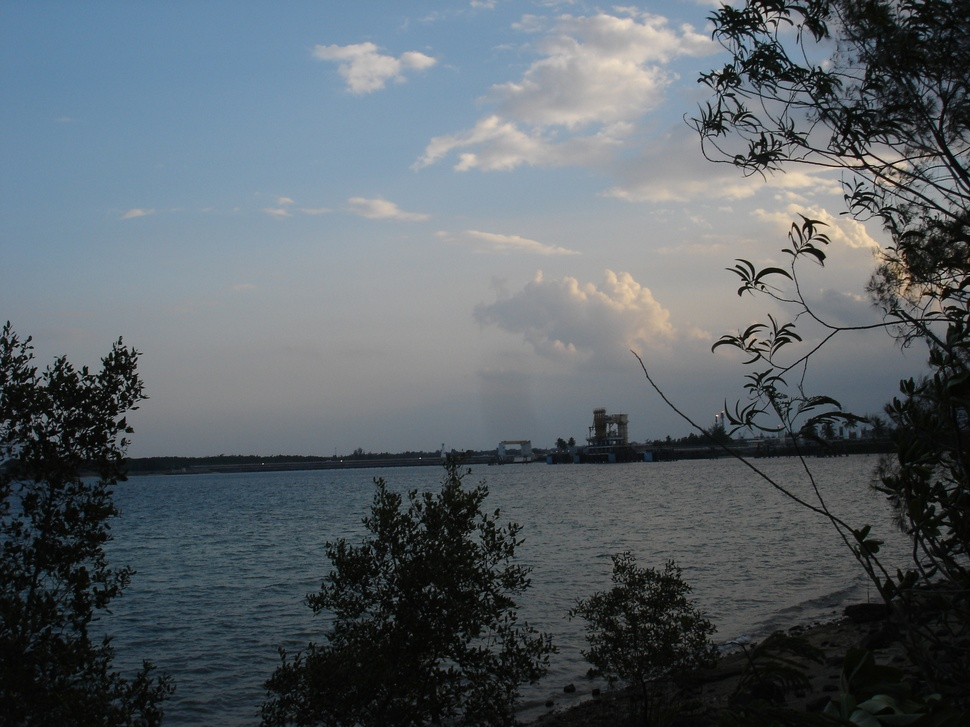
#> input picture gambar_kontras_rendah.JPG, 970 x 727 px, shrunk from 2592 x 1944 before the run, found by its file name
$ python 'tugas 2 pcv.py'
#> lines starting #> are read from the running program, lines starting #| are printed output that depends on the picture; after the words box and inside, x2 and y2 are one past the last pixel; in counts of white or black regions, pixels touching at a corner belong together
"""
2-ti-eq.py
=========================================================
TRANSFORMASI INTENSITAS & EKUALISASI HISTOGRAM
=========================================================
Aturan tugas: DILARANG memakai fungsi bawaan package untuk
proses pengolahan citranya. Artinya TIDAK memakai:
    - cv2.equalizeHist()
    - cv2.LUT()
    - cv2.convertScaleAbs()
    - np.histogram() / np.bincount()
    - cv2.cvtColor() untuk grayscale
Semua transformasi & histogram dihitung manual pakai numpy
array + operasi matematika dasar. cv2.imread / cv2.imwrite /
matplotlib hanya dipakai untuk BACA & TAMPILKAN, bukan proses.

Cara pakai:
    pip install numpy opencv-python matplotlib
    python 2-ti-eq.py
"""

import cv2
import numpy as np
import matplotlib.pyplot as plt


# =========================================================
# 0. UTILITAS DASAR (baca gambar, konversi grayscale manual)
# =========================================================
def baca_grayscale_manual(path_gambar):
    """
    Membaca citra berwarna, lalu mengubahnya ke grayscale SECARA MANUAL
    memakai rumus luminance standar:
        gray = 0.299*R + 0.587*G + 0.114*B
    (bukan cv2.cvtColor).
    """
#> called with path_gambar = 'gambar_kontras_rendah.jpg'
    img_bgr = cv2.imread(path_gambar)
#> img_bgr is the input picture: shape (727, 970, 3); mean B, G, R 104.5, 98.6, 90.3
    if img_bgr is None:
        raise FileNotFoundError(f"Tidak bisa membaca file: {path_gambar}")

    # OpenCV membaca dalam urutan B, G, R
    b = img_bgr[:, :, 0].astype(np.float64)
    g = img_bgr[:, :, 1].astype(np.float64)
    r = img_bgr[:, :, 2].astype(np.float64)

    gray = 0.299 * r + 0.587 * g + 0.114 * b
    gray = np.clip(gray, 0, 255).astype(np.uint8)

    return gray


# =========================================================
# 1. TRANSFORMASI INTENSITAS (point processing)
# =========================================================
def transformasi_negatif(img):
    """
    Transformasi negatif: s = (L-1) - r
    Membalik terang menjadi gelap dan sebaliknya.
    """
    L = 256
    hasil = (L - 1) - img.astype(np.int32)
    return np.clip(hasil, 0, 255).astype(np.uint8)


def transformasi_log(img, c=None):
    """
    Transformasi log: s = c * log(1 + r)
    Memperjelas detail pada area gelap, menekan area terang.
    Jika c tidak diberikan, dihitung otomatis agar hasil pas di 0-255.
    """
    img_f = img.astype(np.float64)

    if c is None:
        # supaya nilai maksimum hasil tepat 255
        c = 255.0 / np.log(1 + img_f.max())

    hasil = c * np.log(1 + img_f)
    return np.clip(hasil, 0, 255).astype(np.uint8)


def transformasi_power_law(img, gamma, c=None):
    """
    Transformasi power-law (gamma correction): s = c * r^gamma
    gamma < 1 -> gambar jadi lebih terang
    gamma > 1 -> gambar jadi lebih gelap
    """
    img_f = img.astype(np.float64) / 255.0  # normalisasi ke 0-1

    if c is None:
        c = 1.0

    hasil = c * np.power(img_f, gamma)
    hasil = hasil * 255.0
    return np.clip(hasil, 0, 255).astype(np.uint8)


def peregangan_kontras(img, r1, s1, r2, s2):
    """
    Contrast stretching piecewise-linear dengan 2 titik kontrol (r1,s1) dan (r2,s2).

    Tiga segmen linear:
        0   <= r < r1  : s = (s1/r1) * r                      (jika r1 > 0)
        r1  <= r < r2  : s = ((s2-s1)/(r2-r1)) * (r-r1) + s1
        r2  <= r <= 255: s = ((255-s2)/(255-r2)) * (r-r2) + s2 (jika r2 < 255)
    """
    img_f = img.astype(np.float64)
    hasil = np.zeros_like(img_f)

    # Segmen 1: 0 sampai r1
    mask1 = img_f < r1
    if r1 > 0:
        hasil[mask1] = (s1 / r1) * img_f[mask1]

    # Segmen 2: r1 sampai r2
    mask2 = (img_f >= r1) & (img_f < r2)
    if r2 != r1:
        hasil[mask2] = ((s2 - s1) / (r2 - r1)) * (img_f[mask2] - r1) + s1

    # Segmen 3: r2 sampai 255
    mask3 = img_f >= r2
    if r2 != 255:
        hasil[mask3] = ((255 - s2) / (255 - r2)) * (img_f[mask3] - r2) + s2
    else:
        hasil[mask3] = s2

    return np.clip(hasil, 0, 255).astype(np.uint8)


# =========================================================
# 2. HISTOGRAM MANUAL (tanpa np.histogram / cv2.calcHist)
# =========================================================
def hitung_histogram_manual(img):
    """
    Menghitung histogram (jumlah kemunculan tiap level intensitas 0-255)
    secara manual, tanpa np.histogram() / np.bincount() / cv2.calcHist().
    """
    histogram = np.zeros(256, dtype=np.int64)

    for level in range(256):
        # menghitung berapa piksel yang nilainya persis = level
        histogram[level] = np.sum(img == level)

    return histogram


def hitung_pdf(histogram, total_piksel):
    """Probability Density Function: histogram dibagi total piksel."""
    return histogram / total_piksel


def hitung_cdf_manual(pdf):
    """
    Cumulative Distribution Function, dihitung manual dengan
    akumulasi satu per satu (bukan np.cumsum).
    """
    cdf = np.zeros(256, dtype=np.float64)
    akumulasi = 0.0

    for level in range(256):
        akumulasi += pdf[level]
        cdf[level] = akumulasi

    return cdf


# =========================================================
# 3. EKUALISASI HISTOGRAM MANUAL
# =========================================================
def ekualisasi_histogram_manual(img):
    """
    Ekualisasi histogram klasik:
        1. Hitung histogram
        2. Hitung PDF
        3. Hitung CDF
        4. Petakan CDF ke rentang 0-255 -> lookup table (LUT)
        5. Terapkan LUT ke tiap piksel (tanpa cv2.LUT, pakai indexing manual)
    """
    tinggi, lebar = img.shape
    total_piksel = tinggi * lebar

    histogram = hitung_histogram_manual(img)
    pdf = hitung_pdf(histogram, total_piksel)
    cdf = hitung_cdf_manual(pdf)

    # Petakan CDF (0..1) ke level intensitas baru (0..255)
    lut = np.round(cdf * 255).astype(np.uint8)

    # Terapkan LUT manual ke setiap piksel (loop per level, bukan cv2.LUT)
    hasil = np.zeros_like(img)
    for level in range(256):
        hasil[img == level] = lut[level]

    return hasil, histogram, lut


# =========================================================
# 4. VISUALISASI
# =========================================================
def tampilkan_citra_dan_histogram(daftar_citra, daftar_judul):
    """
    Menampilkan beberapa citra beserta histogramnya masing-masing,
    disusun 2 baris (baris atas = citra, baris bawah = histogram).
    """
    n = len(daftar_citra)
    fig, ax = plt.subplots(2, n, figsize=(4 * n, 7))

    for i in range(n):
        img = daftar_citra[i]
        judul = daftar_judul[i]
        hist = hitung_histogram_manual(img)

        ax[0, i].imshow(img, cmap="gray", vmin=0, vmax=255)
        ax[0, i].set_title(judul)
        ax[0, i].axis("off")

        ax[1, i].bar(range(256), hist, width=1.0, color="gray")
        ax[1, i].set_title(f"Histogram: {judul}")
        ax[1, i].set_xlim([0, 255])

    plt.tight_layout()
    plt.show()


# =========================================================
# PROGRAM UTAMA
# =========================================================
if __name__ == "__main__":
    # -----------------------------------------------------
    # UBAH PATH INI SESUAI FILE GAMBAR ANDA
    # -----------------------------------------------------
    PATH_GAMBAR = "gambar_kontras_rendah.jpg"

    img_gray = baca_grayscale_manual(PATH_GAMBAR)
    print(f"Citra dibaca: {PATH_GAMBAR}  shape={img_gray.shape}  dtype={img_gray.dtype}")
#| Citra dibaca: gambar_kontras_rendah.jpg  shape=(727, 970)  dtype=uint8

    # ---------------- TRANSFORMASI INTENSITAS ----------------
    print("\nMenerapkan transformasi intensitas...")

    img_negatif = transformasi_negatif(img_gray)
    img_log = transformasi_log(img_gray)
#> in transformasi_log, `c = 255.0 / np.log(1 + img_f.max())`: c = 46.93
    img_gamma_terang = transformasi_power_law(img_gray, gamma=0.5)   # lebih terang
    img_gamma_gelap = transformasi_power_law(img_gray, gamma=2.0)    # lebih gelap
    img_stretch = peregangan_kontras(img_gray, r1=70, s1=0, r2=180, s2=255)
#> in peregangan_kontras, `mask1 = img_f < r1`:
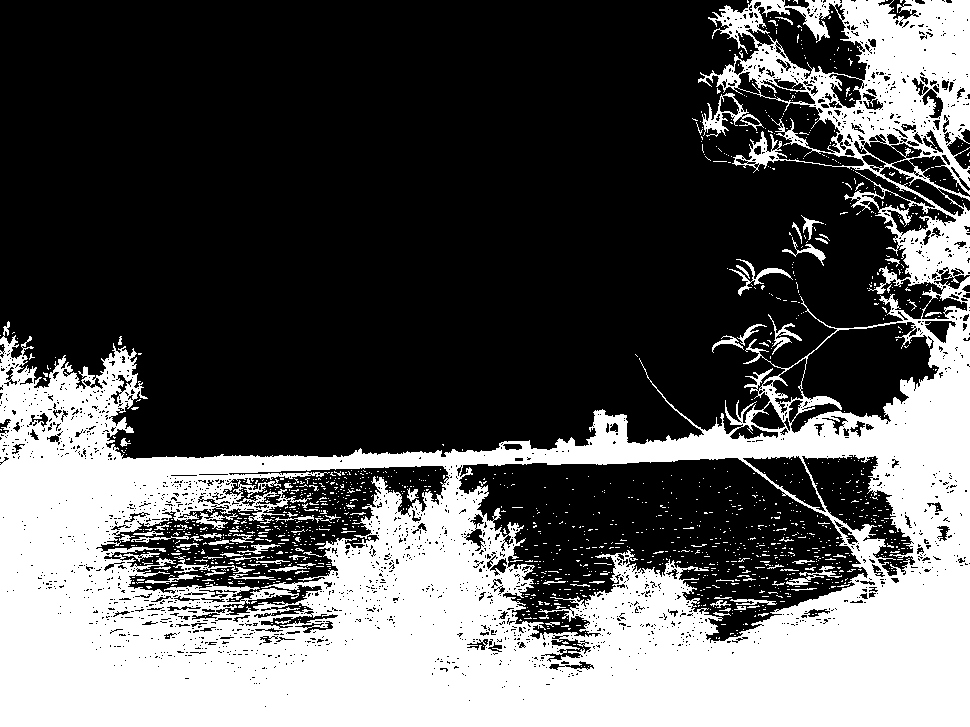
#> mask1: shape (727, 970) bool; 35.2% white; 1427 white regions (1343 under 20 px), largest, box (x1, y1, x2, y2) and area: (0, 0, 970, 727) 237661, (702, 93, 764, 137) 673, (729, 259, 793, 296) 383
#> in peregangan_kontras, `hasil[mask3] = ((255 - s2) / (255 - r2)) * (img_f[mask3] - r2) + s2`:
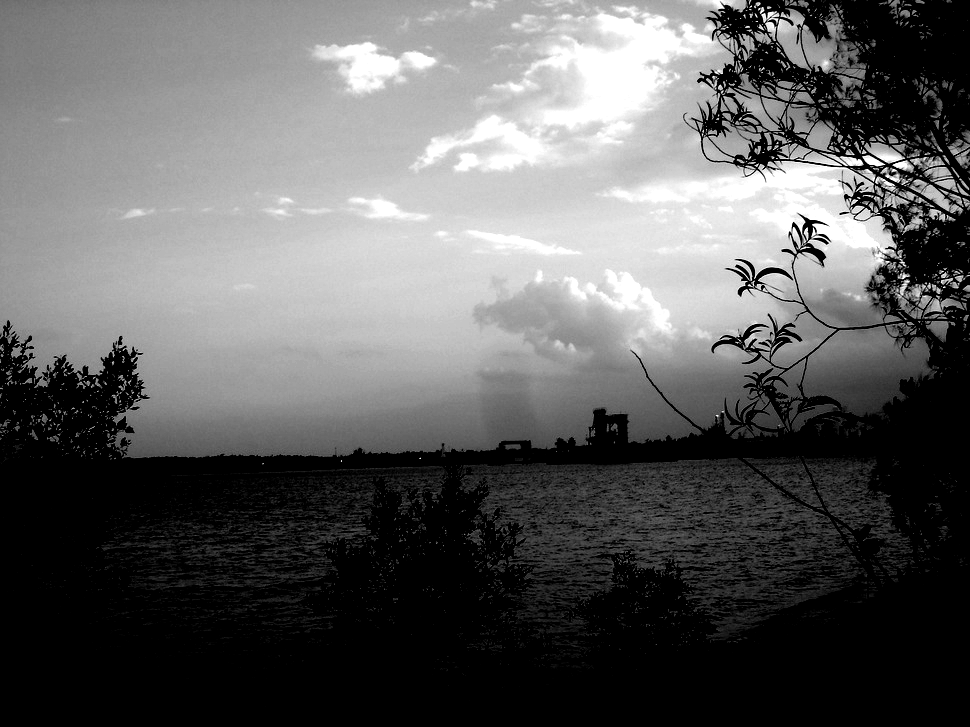
#> hasil: shape (727, 970) float64; min 0, max 255, mean 95.3

    tampilkan_citra_dan_histogram(
        [img_gray, img_negatif, img_log],
        ["Asli", "Negatif", "Log"],
    )
#> in tampilkan_citra_dan_histogram, `n = len(daftar_citra)`: n = 3
#> in tampilkan_citra_dan_histogram, `plt.show()`:
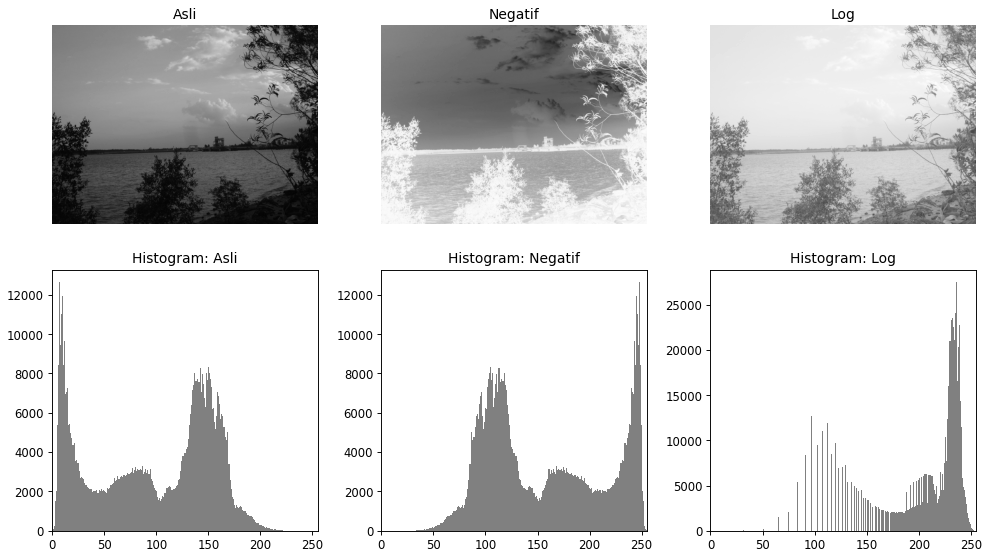
#> figure drawn by matplotlib, 6 panels; panel 4: tallest bar 12651 high, from x = 6.5 to 7.5; panel 5: tallest bar 12651 high, from x = 247.5 to 248.5; panel 6: tallest bar 27514 high, from x = 235.5 to 236.5
    tampilkan_citra_dan_histogram(
        [img_gray, img_gamma_terang, img_gamma_gelap, img_stretch],
        ["Asli", "Gamma 0.5 (terang)", "Gamma 2.0 (gelap)", "Contrast Stretch"],
    )
#> in tampilkan_citra_dan_histogram (call 2), `n = len(daftar_citra)`: n = 4
#> in tampilkan_citra_dan_histogram (call 2), `plt.show()`:
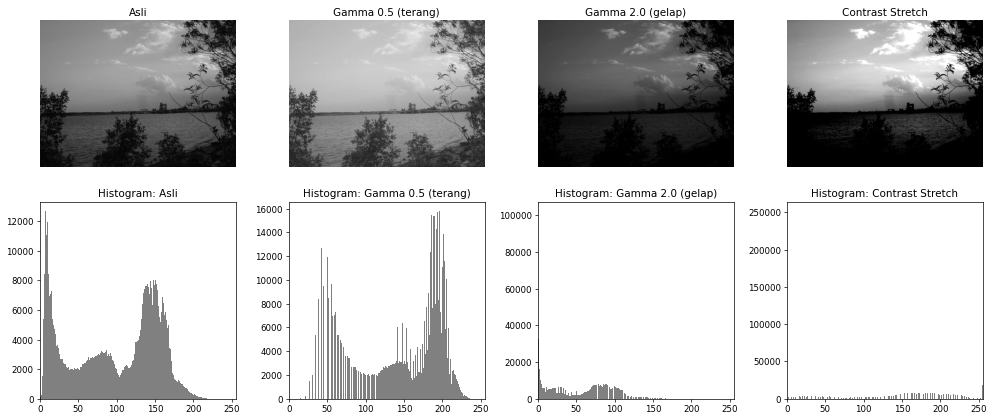
#> figure drawn by matplotlib, 8 panels; panel 5: tallest bar 12651 high, from x = 6.5 to 7.5; panel 6: tallest bar 15759 high, from x = 195.5 to 196.5; panel 7: tallest bar 102198 high, from x = -0.5 to 0.5; panel 8: tallest bar 251125 high, from x = -0.5 to 0.5

    # ---------------- EKUALISASI HISTOGRAM ----------------
    print("\nMenerapkan ekualisasi histogram...")

    img_eq, hist_asli, lut = ekualisasi_histogram_manual(img_gray)
#> in ekualisasi_histogram_manual, `histogram = hitung_histogram_manual(img)`: histogram = 256 values, max 12651 at index 7, min 0 at index 224, mean 2754.6
#> in ekualisasi_histogram_manual, `pdf = hitung_pdf(histogram, total_piksel)`: pdf = 256 values, max 0.0179 at index 7, min 0 at index 224, mean 0.00391
#> the loop in hitung_cdf_manual, `for level in range(256):` made 256 passes
#> akumulasi on passes 1 to 3: 4.68e-05, 0.000182, 0.00052
#> after the loop in hitung_cdf_manual, `for level in range(256):`: akumulasi = 1; cdf = 256 values from 4.68e-05 to 1
#> in ekualisasi_histogram_manual, `lut = np.round(cdf * 255).astype(np.uint8)`: lut = 256 values from 0 to 255
#> after the loop in ekualisasi_histogram_manual, `for level in range(256):`:
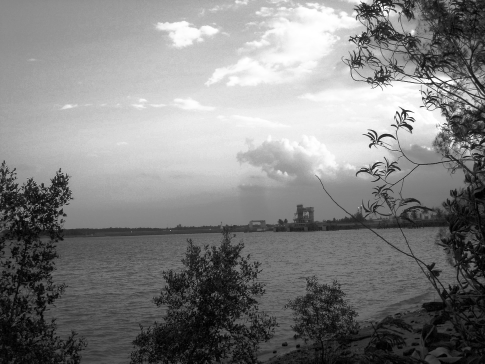
#> hasil: shape (727, 970) (shown at 1/2 size); min 0, max 255, mean 128.4
#> hist_asli has the same summary as histogram in ekualisasi_histogram_manual; lut = 256 values from 0 to 255

    print("\nContoh pemetaan LUT (level asli -> level baru):")
    for level in [0, 50, 100, 128, 150, 200, 255]:
        print(f"  {level:3d} -> {lut[level]:3d}")
#> this loop made 7 passes
#|     0 ->   0
#|    50 ->  73
#|   100 -> 122
#|   128 -> 146
#|   150 -> 201
#> (further printed lines are left out)

    tampilkan_citra_dan_histogram(
        [img_gray, img_eq],
        ["Sebelum Ekualisasi", "Sesudah Ekualisasi"],
    )
#> in tampilkan_citra_dan_histogram (call 3), `n = len(daftar_citra)`: n = 2
#> in tampilkan_citra_dan_histogram (call 3), `plt.show()`:
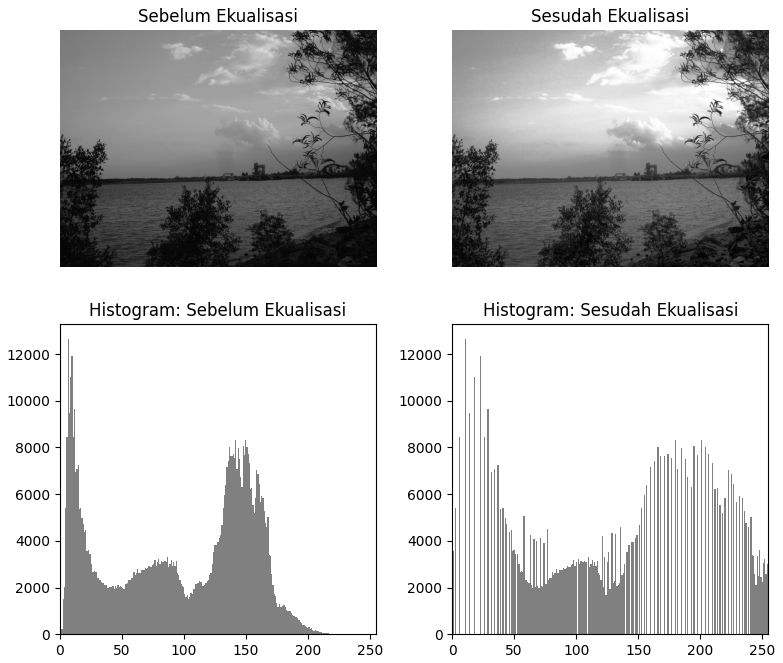
#> figure drawn by matplotlib, 4 panels; panel 3: tallest bar 12651 high, from x = 6.5 to 7.5; panel 4: tallest bar 12651 high, from x = 10.5 to 11.5

    # Simpan hasil ke file
    cv2.imwrite("hasil_negatif.png", img_negatif)
    cv2.imwrite("hasil_log.png", img_log)
    cv2.imwrite("hasil_ekualisasi.png", img_eq)
    print("\n[OK] Hasil disimpan: hasil_negatif.png, hasil_log.png, hasil_ekualisasi.png")

    print("\nSelesai.")

$ run again, with gambar_gelap.JPG copied over gambar_kontras_rendah.JPG
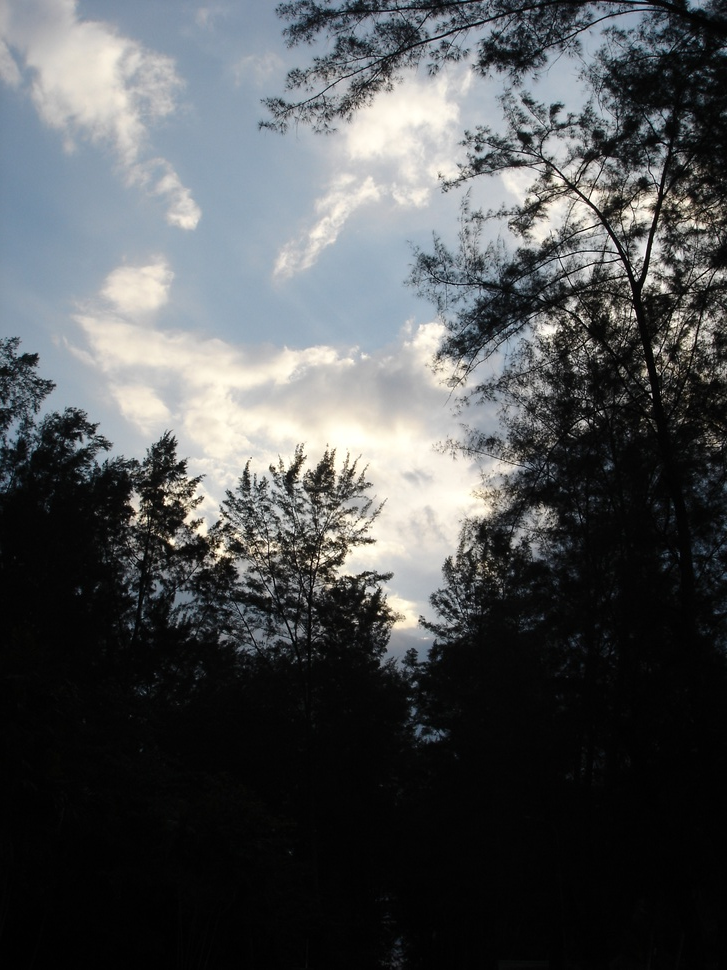
#> input picture gambar_gelap.JPG, 727 x 970 px, shrunk from 1944 x 2592 before the run, found by its file name
#> in baca_grayscale_manual, img_bgr is the input picture: shape (970, 727, 3); mean B, G, R 84.5, 82.8, 80.1
#| Citra dibaca: gambar_kontras_rendah.jpg  shape=(970, 727)  dtype=uint8
#> c = 46.02
#> mask1: shape (970, 727) bool; 55.5% white; 1384 black regions (1265 under 20 px), largest, box (x1, y1, x2, y2) and area: (0, 0, 681, 673) 290424, (641, 212, 727, 296) 2856, (652, 288, 700, 380) 1495
#> mask2: shape (970, 727) bool; 27.2% white; 1623 white regions (1494 under 20 px), largest, box (x1, y1, x2, y2) and area: (0, 0, 681, 673) 167664, (641, 212, 727, 296) 2141, (510, 501, 559, 562) 1368
#> mask3: shape (970, 727) bool; 17.3% white; 1254 white regions (1151 under 20 px), largest, box (x1, y1, x2, y2) and area: (69, 253, 518, 631) 67079, (271, 53, 543, 288) 28415, (28, 0, 180, 166) 11304
#> n = 3
#> in ekualisasi_histogram_manual, `histogram = hitung_histogram_manual(img)`: histogram = 256 values, max 117000 at index 3, min 0 at index 255, mean 2754.6
#> pdf = 256 values, max 0.166 at index 3, min 0 at index 255, mean 0.00391
#> the loop in hitung_cdf_manual, `for level in range(256):` made 256 passes
#> akumulasi on passes 1 to 3: 0.0189, 0.0852, 0.0861
#> after the loop in hitung_cdf_manual, `for level in range(256):`: akumulasi = 1; cdf = 256 values from 0.0189 to 1
#> in ekualisasi_histogram_manual, `lut = np.round(cdf * 255).astype(np.uint8)`: lut = 256 values from 5 to 255
#> after the loop in ekualisasi_histogram_manual, `for level in range(256):`:
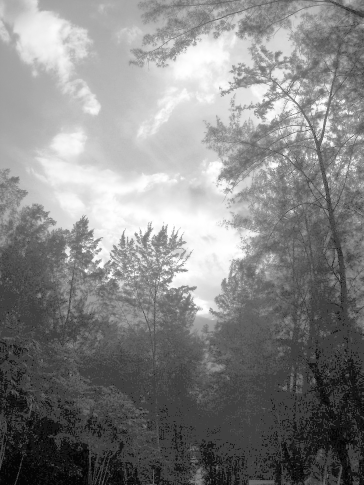
#> hasil: shape (970, 727) (shown at 1/2 size); min 5, max 255, mean 132.6
#> `img_eq, hist_asli, lut = ekualisasi_histogram_manual(img_gray)`: hist_asli has the same summary as histogram in ekualisasi_histogram_manual
#> the loop `for level in [0, 50, 100, 128, 150, 200, 255]:` made 7 passes
#|     0 ->   5
#|    50 -> 135
#|   100 -> 151
#|   128 -> 159
#|   150 -> 174
#> (further printed lines are left out)
#> n = 2
#> in tampilkan_citra_dan_histogram (call 3), `plt.show()`:
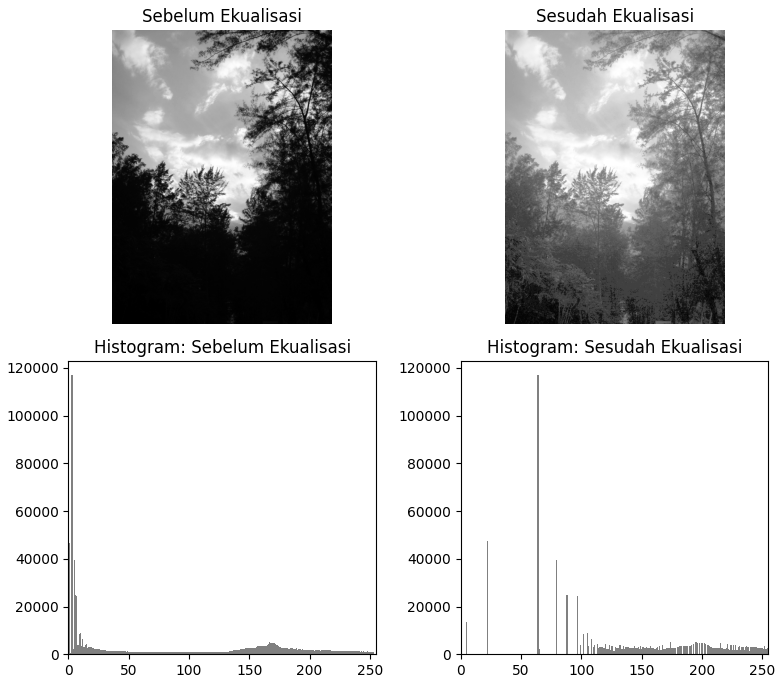
#> figure drawn by matplotlib, 4 panels; panel 3: tallest bar 117000 high, from x = 2.5 to 3.5; panel 4: tallest bar 117000 high, from x = 63.5 to 64.5
